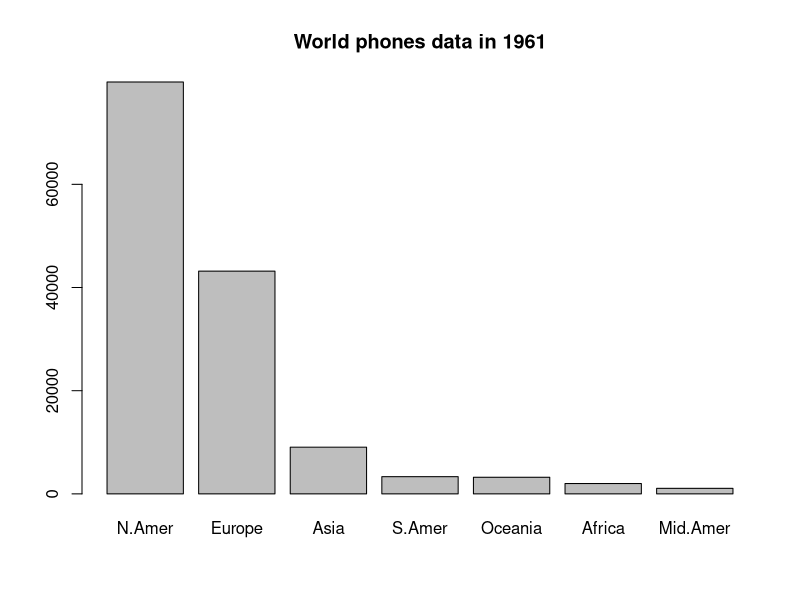
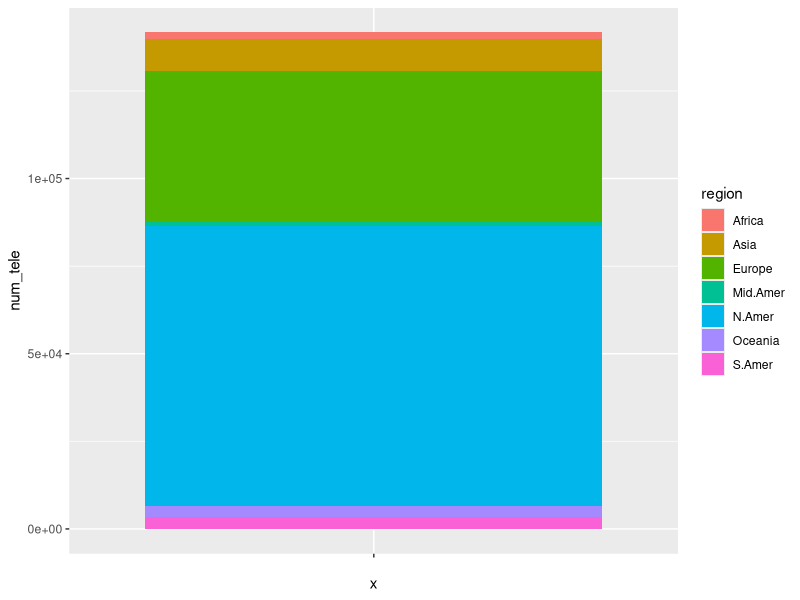
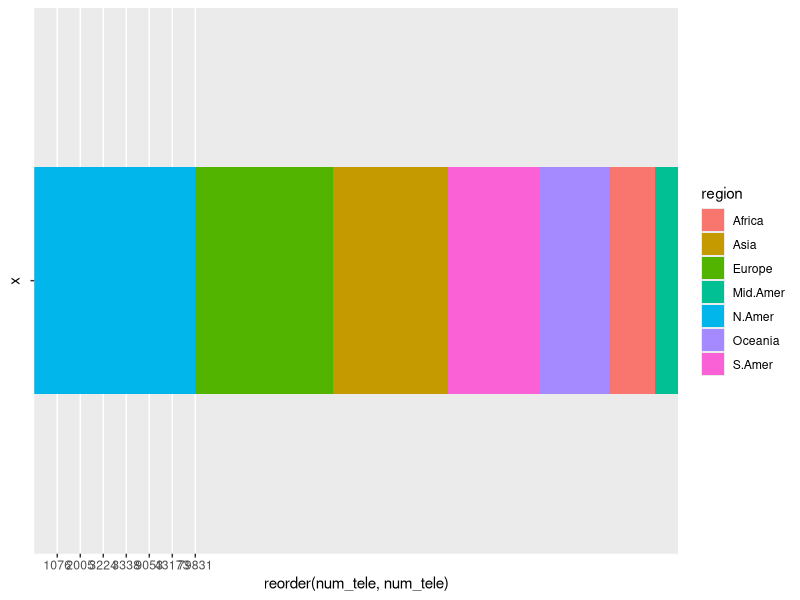
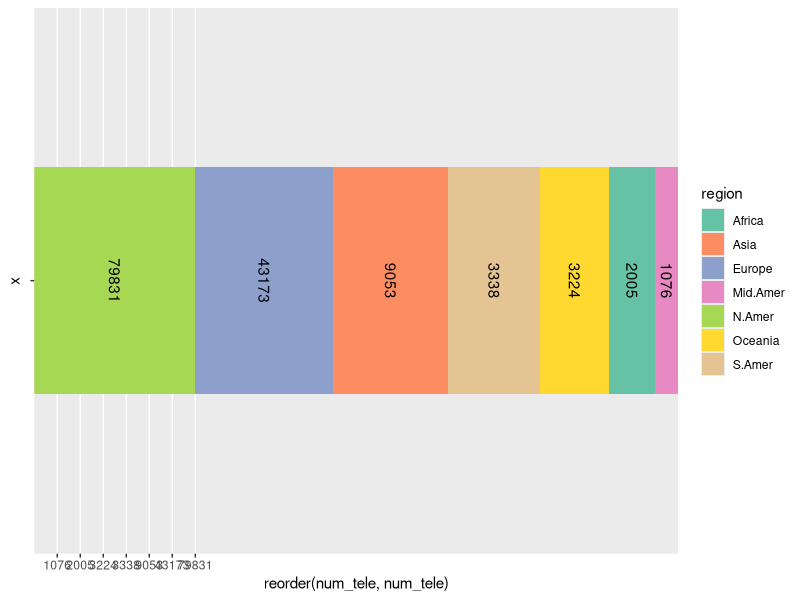
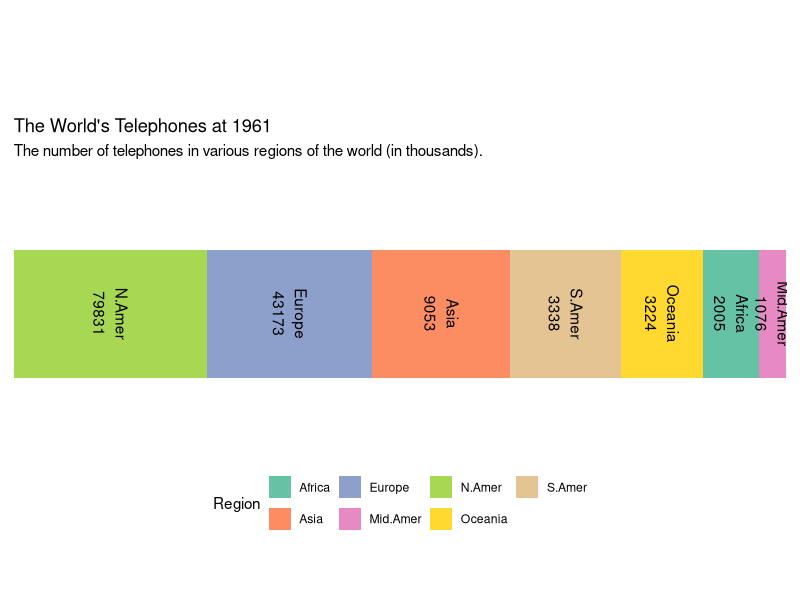

The R source for these figures, in order:
## ---- chunk 1
graphics.off()
rm(list = ls())
gc()

## ---- chunk 2
version
## ---- chunk 3
library(tidyverse)

## ---- chunk 4
WorldPhones |> head()
## ---- chunk 5
WorldPhones |> class()
## ---- chunk 6
df <- as.data.frame(WorldPhones)
## ---- chunk 7
df <- df |> mutate(year = as.numeric(rownames(df)), .before = "N.Amer")
rownames(df) <- NULL

df

## ---- chunk 8
class(df)
## ---- chunk 9
dim(df)
## ---- chunk 10
barplot(t(WorldPhones)[,7])
title(main = "World phones data in 1961")
## ---- chunk 11
df |> 
  filter(year == "1961") |> 
  pivot_longer(-year, names_to = "region", values_to = "num_tele") |> 
  ggplot(aes(x = "",y = num_tele, fill = region)) +
  geom_col()

## ---- chunk 12
df |> 
  filter(year == "1961") |> 
  pivot_longer(-year, names_to = "region", values_to = "num_tele") |> 
  ggplot(aes(x = "",y = reorder(num_tele, num_tele), fill = region)) +
  geom_col(width = 0.5) +
  coord_flip()
## ---- chunk 13
df |> 
  filter(year == "1961") |> 
  pivot_longer(-year, names_to = "region", values_to = "num_tele") |> 
  ggplot(aes(x = "",y = reorder(num_tele, num_tele), fill = region)) +
  geom_col(width = 0.5) +
  geom_text(aes(label = num_tele), angle = -90,
            position = position_stack(vjust = 0.5)) +
  scale_fill_brewer(palette = "Set2") +
  coord_flip()
## ---- chunk 14
df |> 
  filter(year == "1961") |> 
  pivot_longer(-year, names_to = "region", values_to = "num_tele") |> 
  ggplot(aes(x = "",y = reorder(num_tele, num_tele), fill = region)) +
  geom_col(width = 0.5) +
  geom_text(aes(label = paste0(region,"\n",num_tele)), angle = -90,
            position = position_stack(vjust = 0.5)) +
  scale_fill_brewer(palette = "Set2") +
  coord_flip() +
  labs(title = "The World's Telephones at 1961",
       subtitle = "The number of telephones in various regions of the world (in thousands).",
       fill = "Region") +
  theme_void() +
  theme(plot.margin = margin(80,10,50,10), legend.position = "bottom")
## ---- chunk 15
ggsave("nb_010.png")
